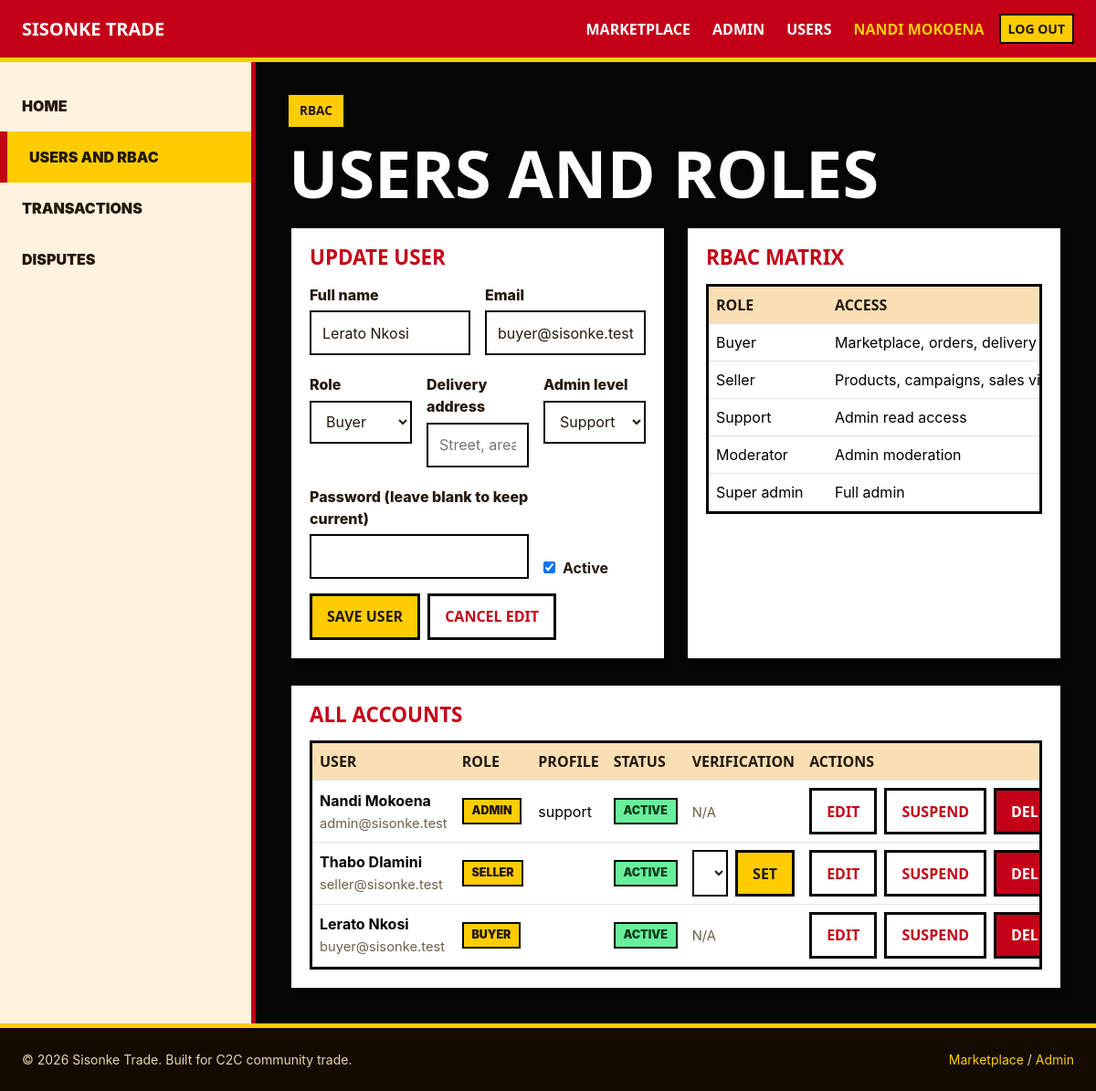
The app's page /admin/users.php?edit=3 (signed in) with its own data.
### tables this page shows
CREATE TABLE IF NOT EXISTS users (
  user_id INT AUTO_INCREMENT PRIMARY KEY,
  email VARCHAR(255) NOT NULL UNIQUE,
  password_hash VARCHAR(255) NOT NULL,
  full_name VARCHAR(120) NOT NULL,
  role ENUM('user','buyer','seller','admin') NOT NULL,
  created_at TIMESTAMP NOT NULL DEFAULT CURRENT_TIMESTAMP,
  is_active TINYINT(1) DEFAULT 1
);

### includes/marketplace_service.php (called while the page is built, shortened)
<?php
require_once __DIR__ . '/../config/db.php';
function sisonke_e(mixed $value): string
{
    return htmlspecialchars((string) $value, ENT_QUOTES, 'UTF-8');
}
function sisonke_column_exists(PDO $pdo, string $table, string $column): bool
{
    $stmt = $pdo->prepare(
        'SELECT COUNT(*) FROM information_schema.COLUMNS
         WHERE TABLE_SCHEMA = DATABASE() AND TABLE_NAME = ? AND COLUMN_NAME = ?'
    );
    $stmt->execute([$table, $column]);
    return (int) $stmt->fetchColumn() > 0;
}
function sisonke_bootstrap_marketplace_schema(PDO $pdo): void
{
    $pdo->exec(
        "CREATE TABLE IF NOT EXISTS disputes (
            dispute_id INT AUTO_INCREMENT PRIMARY KEY,
            participant_id INT NULL,
            campaign_id INT NULL,
            buyer_id INT NULL,
            seller_id INT NULL,
            reason VARCHAR(255) NOT NULL,
            details TEXT NULL,
            status ENUM('open','reviewing','resolved','rejected') DEFAULT 'open',
            resolution_note TEXT NULL,
            created_at TIMESTAMP NOT NULL DEFAULT CURRENT_TIMESTAMP,
            resolved_at TIMESTAMP NULL DEFAULT NULL,
            INDEX (participant_id),
            INDEX (campaign_id),
            INDEX (buyer_id),
            INDEX (seller_id),
            CONSTRAINT disputes_participant_fk FOREIGN KEY (participant_id)
                REFERENCES campaign_participants (participant_id) ON DELETE SET NULL,
            CONSTRAINT disputes_campaign_fk FOREIGN KEY (campaign_id)
                REFERENCES group_buy_campaigns (campaign_id) ON DELETE SET NULL,
            CONSTRAINT disputes_buyer_fk FOREIGN KEY (buyer_id)
                REFERENCES buyers (buyer_id) ON DELETE SET NULL,
            CONSTRAINT disputes_seller_fk FOREIGN KEY (seller_id)
                REFERENCES sellers (seller_id) ON DELETE SET NULL
        ) ENGINE=InnoDB DEFAULT CHARSET=utf8mb4 COLLATE=utf8mb4_unicode_ci"
    );
    if (!sisonke_column_exists($pdo, 'group_buy_campaigns', 'discount_enabled')) {
        $pdo->exec('ALTER TABLE group_buy_campaigns ADD COLUMN discount_enabled TINYINT(1) NOT NULL DEFAULT 0 AFTER campaign_price');
        $pdo->exec("ALTER TABLE group_buy_campaigns ADD COLUMN discount_type ENUM('percent','fixed') NULL AFTER discount_enabled");
        $pdo->exec('ALTER TABLE group_buy_campaigns ADD COLUMN discount_value DECIMAL(10,2) NULL AFTER discount_type');
        $pdo->exec('ALTER TABLE group_buy_campaigns ADD COLUMN sale_price DECIMAL(10,2) NULL AFTER discount_value');
    }
}
function sisonke_admin_permissions(PDO $pdo, int $adminId): array
{
    $stmt = $pdo->prepare(
        'SELECT permission_level, can_resolve_disputes, can_manage_users
         FROM admins WHERE admin_id = ? LIMIT 1'
    );
    $stmt->execute([$adminId]);
    $row = $stmt->fetch();
    if (!$row) {
        return [
            'permission_level' => 'super_admin',
            'can_resolve_disputes' => true,
            'can_manage_users' => true,
        ];
    }
    return [
        'permission_level' => (string) $row['permission_level'],
        'can_resolve_disputes' => (bool) $row['can_resolve_disputes'],
        'can_manage_users' => (bool) $row['can_manage_users'],
    ];
}
function sisonke_fetch_admin_users(PDO $pdo): array
{
    $stmt = $pdo->query(
        "SELECT
            u.user_id,
            u.email,
            u.full_name,
            u.role,
            u.is_active,
            u.created_at,
            b.delivery_address,
            s.business_name,
            s.verification_status,
            a.permission_level,
            a.can_resolve_disputes,
            a.can_manage_users
         FROM users u
         LEFT JOIN buyers b ON b.buyer_id = u.user_id
         LEFT JOIN sellers s ON s.seller_id = u.user_id
         LEFT JOIN admins a ON a.admin_id = u.user_id
         ORDER BY u.created_at DESC"
    );
    return $stmt->fetchAll();
}
sisonke_bootstrap_marketplace_schema($pdo);

### admin/users.php (the view, shortened to what this page needs)
<?php
require_once dirname(__DIR__) . '/includes/auth_check.php';
require_once dirname(__DIR__) . '/includes/marketplace_service.php';
$currentAdminId = (int) $_SESSION['user_id'];
$permissions = sisonke_admin_permissions($pdo, $currentAdminId);
$users = sisonke_fetch_admin_users($pdo);
$editId = isset($_GET['edit']) ? (int) $_GET['edit'] : 0;
$editing = null;
foreach ($users as $user) {
    if ((int) $user['user_id'] === $editId) {
        $editing = $user;
        break;
    }
}
$profileValue = '';
if ($editing) {
    $profileValue = match ((string) $editing['role']) {
        'seller' => (string) ($editing['business_name'] ?? ''),
        'admin' => (string) ($editing['permission_level'] ?? 'support'),
        default => (string) ($editing['delivery_address'] ?? ''),
    };
}
require_once dirname(__DIR__) . '/includes/header.php';
?>
<div class="admin-shell">
    <?php require dirname(__DIR__) . '/includes/admin_sidebar.php'; ?>
    <section class="admin-content">
        <span class="st-kicker">RBAC</span>
        <h1 class="st-title mb-4">Users and roles</h1>
        <div class="st-grid st-grid-2">
            <article class="st-card">
                <div class="st-card-body">
                    <h2 class="st-card-title mb-3"><?= $editing ? 'Update user' : 'Create user' ?></h2>
                    <form method="post" action="<?= sisonke_e(SISONKE_BASE_URL) ?>/admin/users.php">
                        <div class="row g-3">
                            <div class="col-md-6">
                                <label class="st-label" for="full_name">Full name</label>
                                <input class="st-form-control" id="full_name" name="full_name" maxlength="120" required value="<?= sisonke_e($editing['full_name'] ?? '') ?>" <?= !$permissions['can_manage_users'] ? 'disabled' : '' ?>>
                            </div>
                            <div class="col-md-6">
                                <label class="st-label" for="email">Email</label>
                                <input class="st-form-control" id="email" type="email" name="email" maxlength="255" required value="<?= sisonke_e($editing['email'] ?? '') ?>" <?= !$permissions['can_manage_users'] ? 'disabled' : '' ?>>
                            </div>
                        </div>
                        <div class="row g-3 mt-1">
                            <div class="col-md-4">
                                <label class="st-label" for="role">Role</label>
                                <select class="st-select js-role-select" id="role" name="role" <?= !$permissions['can_manage_users'] ? 'disabled' : '' ?>>
                                    <?php foreach (['buyer', 'seller', 'admin'] as $role): ?>
                                        <option value="<?= $role ?>" <?= (($editing['role'] ?? 'buyer') === $role) ? 'selected' : '' ?>><?= ucfirst($role) ?></option>
                                    <?php endforeach; ?>
                                </select>
                            </div>
                            <div class="col-md-4">
                                <label class="st-label" for="profile_value">Address/business</label>
                                <input class="st-form-control" id="profile_value" name="profile_value" value="<?= sisonke_e($profileValue) ?>" <?= !$permissions['can_manage_users'] ? 'disabled' : '' ?>>
                            </div>
                            <div class="col-md-4">
                                <label class="st-label" for="permission_level">Admin level</label>
                                <select class="st-select" id="permission_level" name="permission_level" <?= !$permissions['can_manage_users'] ? 'disabled' : '' ?>>
                                    <?php foreach (['super_admin', 'moderator', 'support'] as $level): ?>
                                        <option value="<?= $level ?>" <?= (($editing['permission_level'] ?? 'support') === $level) ? 'selected' : '' ?>><?= str_replace('_', ' ', ucfirst($level)) ?></option>
                                    <?php endforeach; ?>
                                </select>
                            </div>
                        </div>
                        <div class="row g-3 mt-1">
                            <div class="col-md-8">
                                <label class="st-label" for="password">Password <?= $editing ? '(leave blank to keep current)' : '' ?></label>
                                <input class="st-form-control" id="password" type="password" name="password" minlength="6" <?= $editing ? '' : 'required' ?> <?= !$permissions['can_manage_users'] ? 'disabled' : '' ?>>
                            </div>
                            <div class="col-md-4 d-flex align-items-end">
                                <label class="d-flex gap-2 align-items-center fw-bold">
                                    <input type="checkbox" name="is_active" value="1" <?= ((int) ($editing['is_active'] ?? 1) === 1) ? 'checked' : '' ?> <?= !$permissions['can_manage_users'] ? 'disabled' : '' ?>>
                                    Active
                                </label>
                            </div>
                        </div>
                        <div class="d-flex flex-column flex-md-row gap-2 mt-3">
                            <button class="st-btn st-btn-yellow" type="submit" <?= !$permissions['can_manage_users'] ? 'disabled' : '' ?>>Save User</button>
                            <?php if ($editing): ?>
                                <a class="st-btn st-btn-outline" href="<?= sisonke_e(SISONKE_BASE_URL) ?>/admin/users.php">Cancel Edit</a>
                            <?php endif; ?>
                        </div>
                    </form>
                </div>
            </article>
            <article class="st-card">
                <div class="st-card-body">
                    <h2 class="st-card-title mb-3">RBAC matrix</h2>
                    <div class="st-table-wrap">
                        <table class="table align-middle">
                            <thead>
                                <tr>
                                    <th>Role</th>
                                    <th>Access</th>
                                </tr>
                            </thead>
                            <tbody>
                                <tr><td>Buyer</td><td>Marketplace, orders, delivery confirmation</td><td>None</td></tr>
                                <tr><td>Seller</td><td>Products, campaigns, sales view</td><td>None</td></tr>
                                <tr><td>Support</td><td>Admin read access</td><td>View queues</td></tr>
                                <tr><td>Moderator</td><td>Admin moderation</td><td>Resolve disputes</td></tr>
                                <tr><td>Super admin</td><td>Full admin</td><td>Manage users and RBAC</td></tr>
                            </tbody>
                        </table>
                    </div>
                </div>
            </article>
        </div>
        <article class="st-card mt-4">
            <div class="st-card-body">
                <h2 class="st-card-title mb-3">All accounts</h2>
                <div class="st-table-wrap">
                    <table class="table table-hover align-middle">
                        <thead>
                            <tr>
                                <th>User</th>
                                <th>Role</th>
                                <th>Profile</th>
                                <th>Status</th>
                                <th>Verification</th>
                                <th>Actions</th>
                            </tr>
                        </thead>
                        <tbody>
                            <?php foreach ($users as $user): ?>
                                <?php
                                $userProfile = match ((string) $user['role']) {
                                    'seller' => (string) ($user['business_name'] ?? ''),
                                    'admin' => (string) ($user['permission_level'] ?? 'support'),
                                    default => (string) ($user['delivery_address'] ?? ''),
                                };
                                ?>
                                <tr>
                                    <td>
                                        <strong><?= sisonke_e($user['full_name']) ?></strong><br>
                                        <span class="st-meta"><?= sisonke_e($user['email']) ?></span>
                                    </td>
                                    <td><span class="st-badge"><?= sisonke_e($user['role']) ?></span></td>
                                    <td><?= sisonke_e($userProfile) ?></td>
                                    <td><span class="st-badge <?= (bool) $user['is_active'] ? 'st-badge-green' : 'st-badge-muted' ?>"><?= (bool) $user['is_active'] ? 'active' : 'suspended' ?></span></td>
                                    <td>
                                        <?php if ($user['role'] === 'seller'): ?>
                                            <form class="d-flex gap-2" method="post" action="<?= sisonke_e(SISONKE_BASE_URL) ?>/admin/users.php">
                                                <select class="st-select" name="verification_status" <?= !$permissions['can_manage_users'] ? 'disabled' : '' ?>>
                                                    <?php foreach (['pending', 'verified', 'rejected'] as $status): ?>
                                                        <option value="<?= $status ?>" <?= (($user['verification_status'] ?? 'pending') === $status) ? 'selected' : '' ?>><?= ucfirst($status) ?></option>
                                                    <?php endforeach; ?>
                                                </select>
                                                <button class="st-btn st-btn-yellow" type="submit" <?= !$permissions['can_manage_users'] ? 'disabled' : '' ?>>Set</button>
                                            </form>
                                        <?php else: ?>
                                            <span class="st-meta">N/A</span>
                                        <?php endif; ?>
                                    </td>
                                    <td>
                                        <div class="d-flex flex-column flex-lg-row gap-2">
                                            <a class="st-btn st-btn-outline" href="<?= sisonke_e(SISONKE_BASE_URL) ?>/admin/users.php?edit=<?= (int) $user['user_id'] ?>">Edit</a>
                                            <form method="post" action="<?= sisonke_e(SISONKE_BASE_URL) ?>/admin/users.php">
                                                <button class="st-btn st-btn-outline" type="submit" <?= !$permissions['can_manage_users'] ? 'disabled' : '' ?>><?= (bool) $user['is_active'] ? 'Suspend' : 'Activate' ?></button>
                                            </form>
                                            <form method="post" action="<?= sisonke_e(SISONKE_BASE_URL) ?>/admin/users.php" onsubmit="return confirm('Delete this user and related records?');">
                                                <button class="st-btn" type="submit" <?= !$permissions['can_manage_users'] ? 'disabled' : '' ?>>Delete</button>
                                            </form>
                                        </div>
                                    </td>
                                </tr>
                            <?php endforeach; ?>
                        </tbody>
                    </table>
                </div>
            </div>
        </article>
    </section>
</div>
<?php
require_once dirname(__DIR__) . '/includes/footer.php';

### records on screen
users: full_name "Lerato Nkosi", email "buyer@sisonke.test", role "Buyer", is_active "☑", role "BUYER", shows "ACTIVE", shows "N/A", shows "SUSPEND"
users: full_name "Nandi Mokoena", email "admin@sisonke.test", role "ADMIN", userProfile "support", is_active "ACTIVE", shows "N/A"
users: full_name "Thabo Dlamini", email "seller@sisonke.test", role "SELLER", is_active "ACTIVE"

### other values on screen
$link['label'] "MARKETPLACE"
$link['label'] "ADMIN"
$link['label'] "USERS"
$name !== '' ? $name : ucfirst($role) "NANDI MOKOENA"
sisonke_t('nav_logout') "LOG OUT"
sisonke_e($link['label']) "HOME"
sisonke_e($link['label']) "USERS AND RBAC"
sisonke_e($link['label']) "TRANSACTIONS"
sisonke_e($link['label']) "DISPUTES"
sisonke_t('footer_built') "Built for C2C community trade."
sisonke_t('nav_marketplace') "Marketplace"
sisonke_t('nav_admin') "Admin"
form field permission_level "Support"
form field verification_status "Pending"
